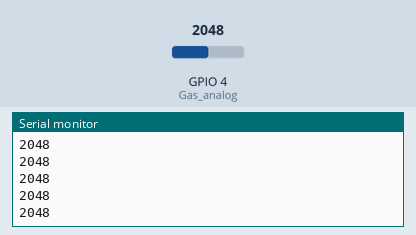
A sketch run on a simulated ESP32. Shown: the last lines printed to the serial monitor. The test bench sets the inputs (shaded band); at power-on: GPIO 4 (Gas_analog) = 2048.

Above: at 1.2 s.
1.3 s: GPIO 4 (Gas_analog) set to 2866
At 1.31 s:
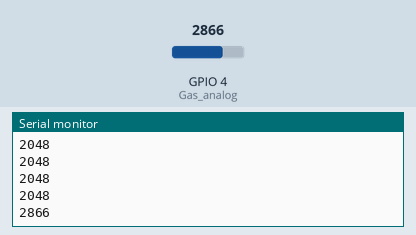
2.8 s: GPIO 4 (Gas_analog) set to 3603
At 2.81 s:
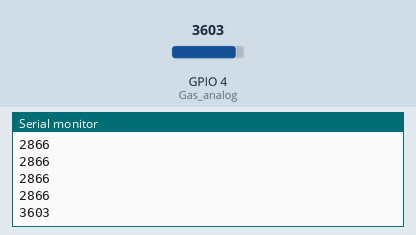
Timing chart, 0 to 5.8 s (numbered marks = the images above; inputs shaded):
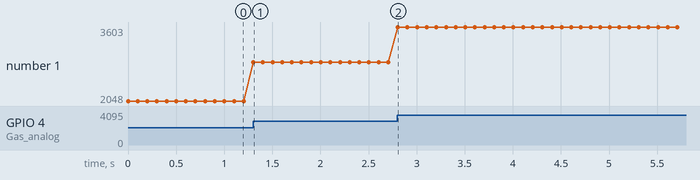

Measured:
- after the input at 1.3 s, the serial monitor: prints a new line at once (image 1)
- after the input at 2.8 s, the serial monitor: prints a new line at once (image 2)
- plotted number 1: 2048 → 2866 after the input at 1.3 s, 2866 → 3603 after the input at 2.8 s

The sketch:

mq9esp32.ino
```cpp
int Gas_analog = 4;    // used for ESP32

void setup() {
  Serial.begin(115200);
}

void loop() {
  int gassensorAnalog = analogRead(Gas_analog);
  Serial.println(gassensorAnalog);
  delay(100);
}
```
